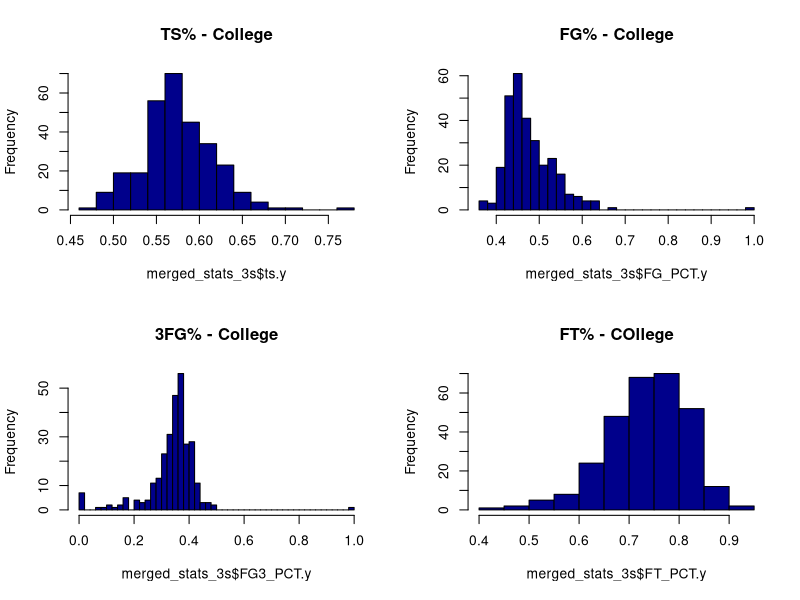
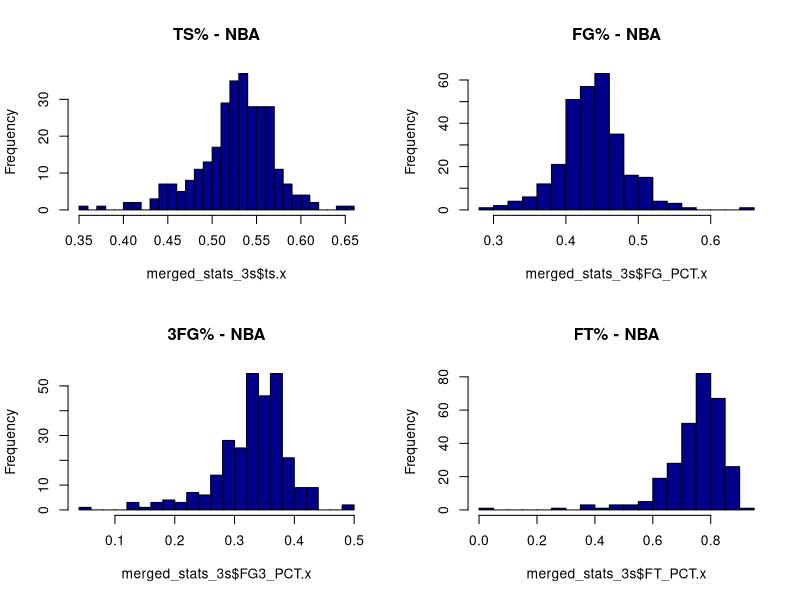
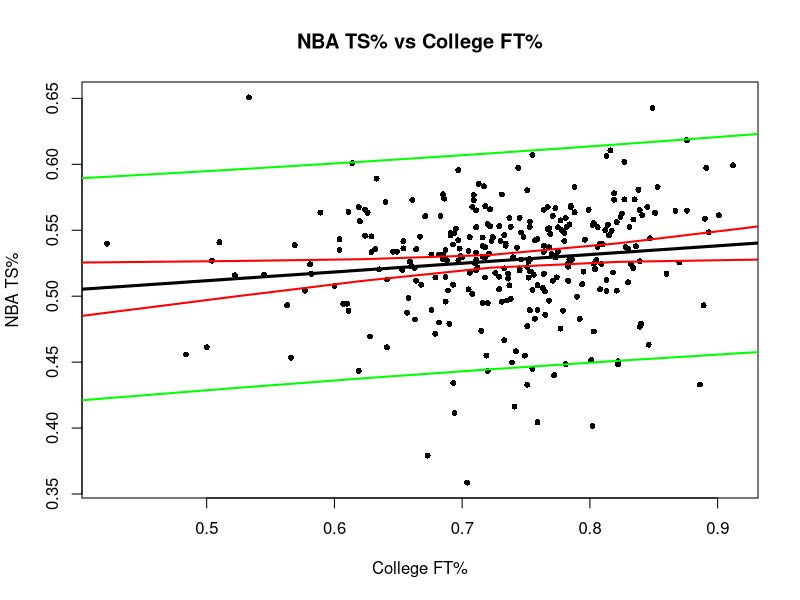
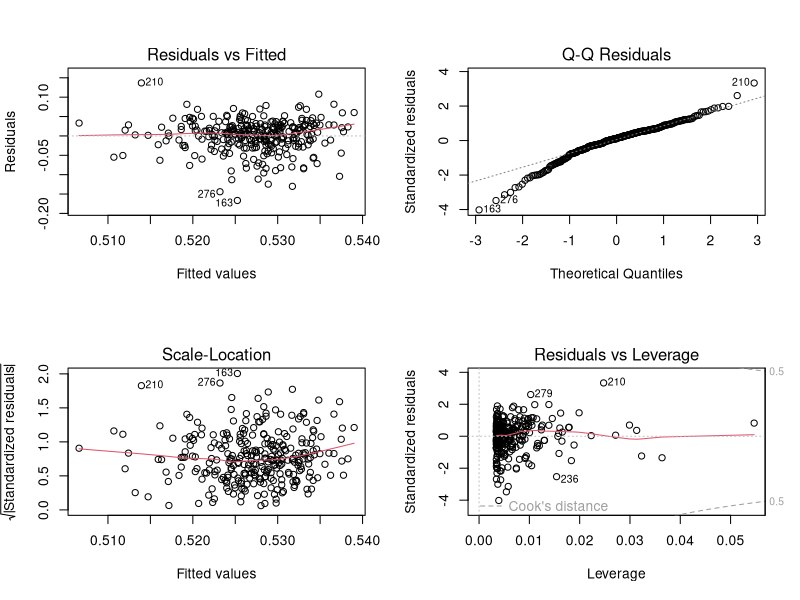

Recreate these plots in R, in order.
# imports

library(ggplot2)
library(grid)
library(gridExtra)
MINIMUM = 10
nba_stats <- read.csv("regular_season_stats.csv")
college_stats <- read.csv("college_stats.csv")
merged_stats <- merge(nba_stats, college_stats, by = "PLAYER_ID") #.x is nba, .y is college
merged_stats$ts.x<-(merged_stats$PTS.x)*(merged_stats$GP.x)/
  2/(merged_stats$FGA.x*merged_stats$GP.x+(0.44)*(merged_stats$FTA.x*merged_stats$GP.x))
merged_stats$ts.y<-(merged_stats$PTS.y)*(merged_stats$GP.y)/
  2/(merged_stats$FGA.y*merged_stats$GP.y+(0.44)*(merged_stats$FTA.y*merged_stats$GP.y))


merged_stats_college <- subset(merged_stats, (FGA.y*GP.y>MINIMUM)&(FTA.y*GP.y>MINIMUM)&(FG3A.y*GP.y>MINIMUM))

merged_stats_min = subset(merged_stats, (FGA.y*GP.y>MINIMUM)&(FTA.y*GP.y>MINIMUM)&(FGA.x*GP.x>MINIMUM)&(FTA.x*GP.x>MINIMUM))
merged_stats_3s = subset(merged_stats, (FG3A.x*GP.x>MINIMUM))
c_shooting_splits <- merged_stats[,c("FT_PCT.y","FG_PCT.y","FG3_PCT.y")]


#get college shooting splits, indiv columns, etc. 
par(mfrow=c(2,2))
hist(merged_stats_3s$ts.y, breaks="FD",main = "TS% - College", col = "darkblue")
hist(merged_stats_3s$FG_PCT.y, breaks="FD", main = "FG% - College", col = "darkblue")
hist(merged_stats_3s$FG3_PCT.y, breaks="FD", main = "3FG% - College", col = "darkblue")
hist(merged_stats_3s$FT_PCT.y, breaks="FD", main = "FT% - COllege", col = "darkblue")

par(mfrow=c(2,2))
hist(merged_stats_3s$ts.x, breaks="FD", main = "TS% - NBA", col = "darkblue")
hist(merged_stats_3s$FG_PCT.x, breaks="FD", main = "FG% - NBA", col = "darkblue")
hist(merged_stats_3s$FG3_PCT.x, breaks="FD", main = "3FG% - NBA", col = "darkblue")
hist(merged_stats_3s$FT_PCT.x, breaks="FD", main = "FT% - NBA", col = "darkblue")
#ggpairs(c_shooting_splits, colour="gray20")

# comment on normality and shape of distributions
# make a dataframe with college shooting splits against nba shooting splits. 
# filter by like 3 fga on all shooting

# FT PCT vs True Shooting NBA

x<-merged_stats_3s[,c("FT_PCT.y")];
y<-merged_stats_3s[,c("ts.x")]
n <- length(x);
mx <- mean(x); my <- mean(y)
Sxx <- sum((x-mx)^2); Sxy <- sum((x-mx)*(y-my))
b1 <- Sxy/Sxx; b0 <- mean(y) - b1*mean(x)
yhat <- b0 + b1*x
RSS <- sum((y-yhat)^2)
S <- sqrt(RSS/(n-2))
xstar <- seq(min(x)-1,max(x)+1,.1)
ystar <- b0+b1*xstar 
ci <- qt(.975,n-2)*S*sqrt(1/n+(xstar-mx)^2/Sxx) 
ciLower <- ystar-ci; ciHigher <- ystar+ci
par(mfrow=c(1,1))
plot(x,y,xlim=c(min(x),max(x)),
     ylim=c(min(y),max(y)),
     pch=16,cex=0.8, main = "NBA TS% vs College FT%", xlab = "College FT%", ylab = "NBA TS%")
pi <- qt(.975,n-2)*S*sqrt(1+1/n+(xstar-mx)^2/Sxx)
piLower <- ystar-pi; piHigher <- ystar+pi
lines(xstar,ystar,type="l",col="black", lwd=3)
lines(xstar,ciLower,type="l",col="red", lwd = 2)
lines(xstar,ciHigher,type="l",col="red", lwd = 2)
lines(xstar,piLower,type="l",col="green", lwd = 2)
lines(xstar,piHigher,type="l",col="green", lwd = 2)

seB0 <- S*sqrt(1/n+mx^2/Sxx) 
seB1 <- S/sqrt(Sxx) 
t0 <- b0/seB0 
t1 <- b1/seB1 
pval0 <- 2*pt(-abs(t0),n-2) 
pval1 <- 2*pt(-abs(t1),n-2) 
print(c(b0,b1,pval0,pval1))
myFit <- lm(y~x) 
summary(myFit)

par(mfrow=c(2,2))
plot(lm(y~x))